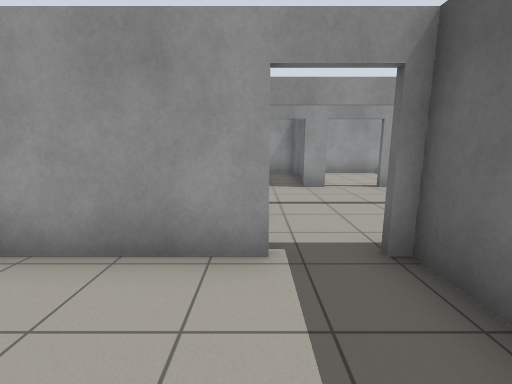
view 1 (above)

24 first-person views from a walk through a Gazebo world. The camera is 1.2 m above the floor, tilts 10° down and sees 90° across. The floor is counted in squares, 1 m on a side. Each view is taken from the middle of a square. On the plan, view 1 faces up. The plan holds only what a view shows up to about 12 squares ahead; the rest is blank. The place goes on beyond the plan. Robots are left out.

view 2
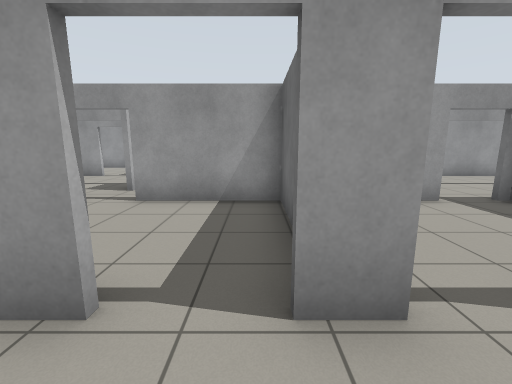

view 3
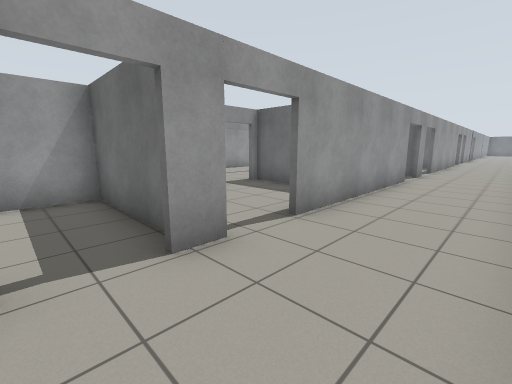

view 4
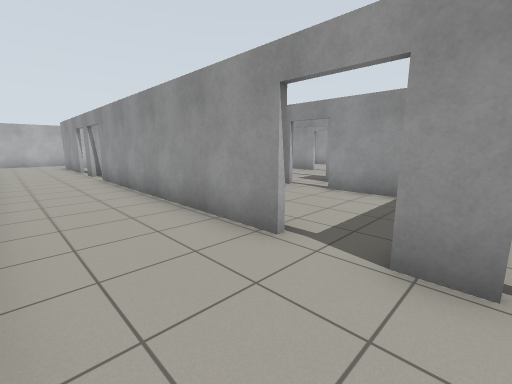

view 5
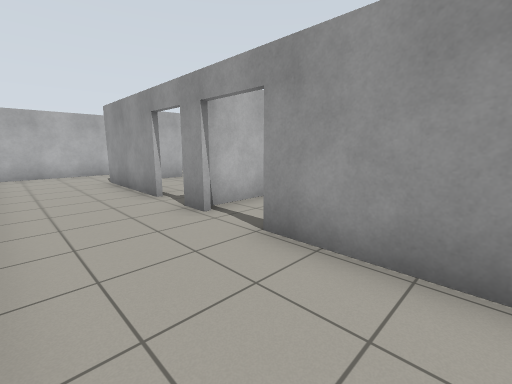

view 6
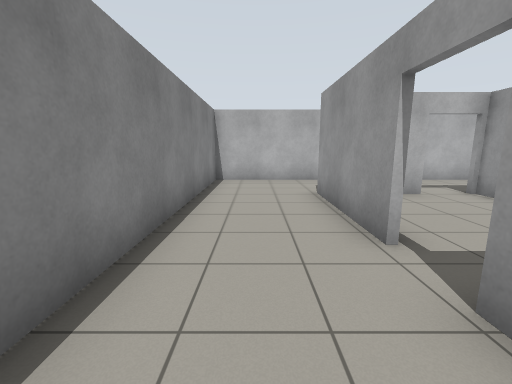

view 7
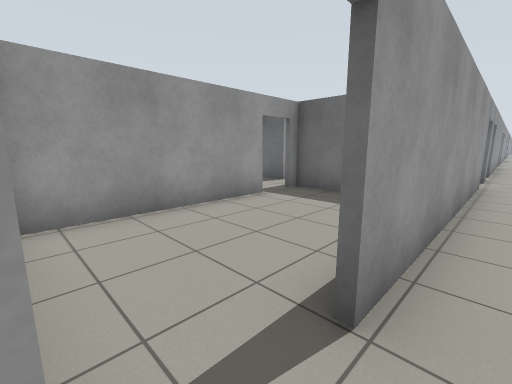

view 8
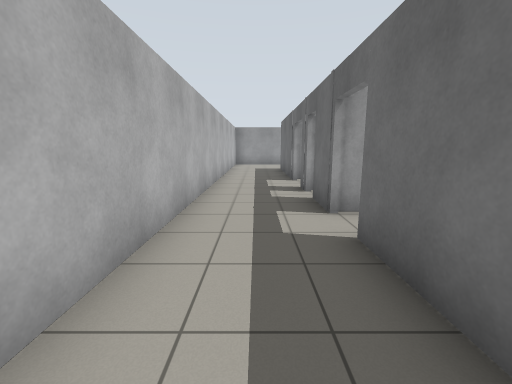

view 9
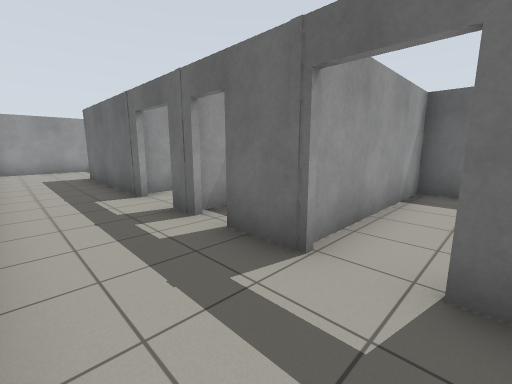

view 10
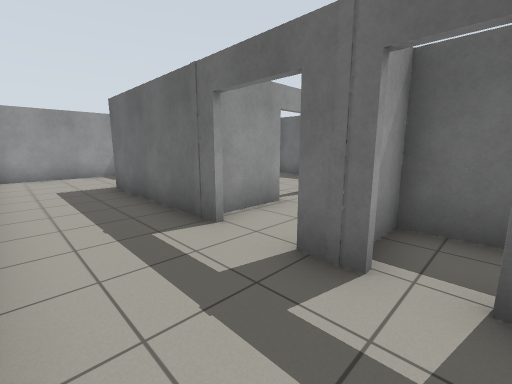

view 11
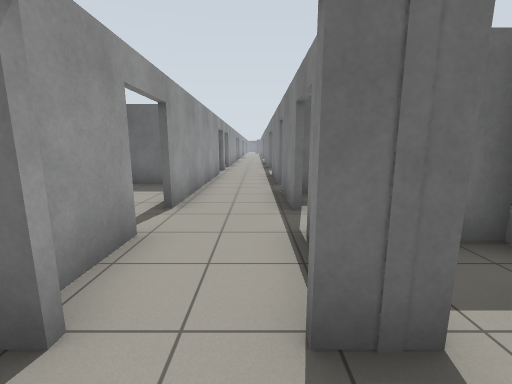

view 12
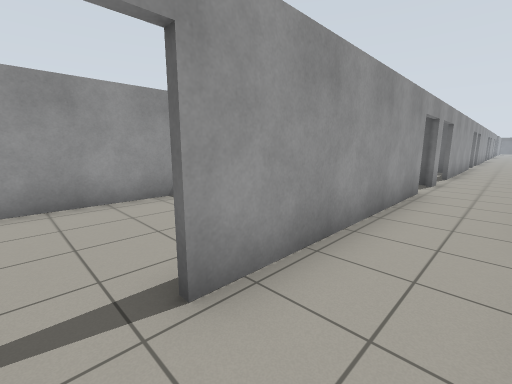

view 13
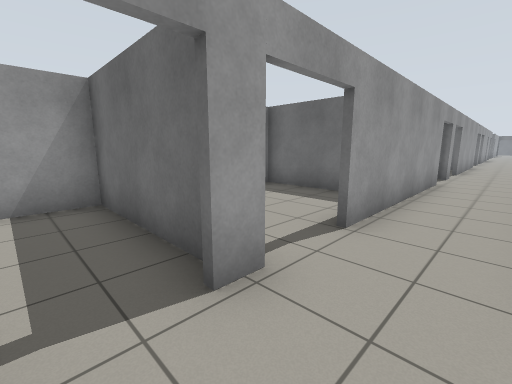

view 14
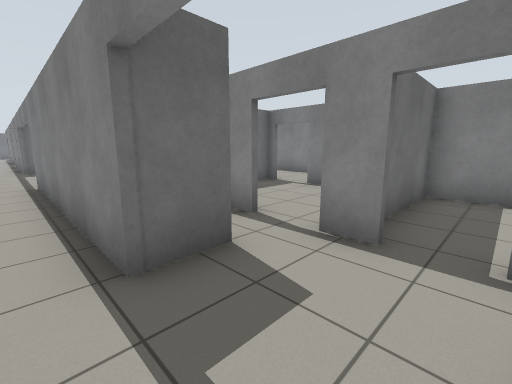

view 15
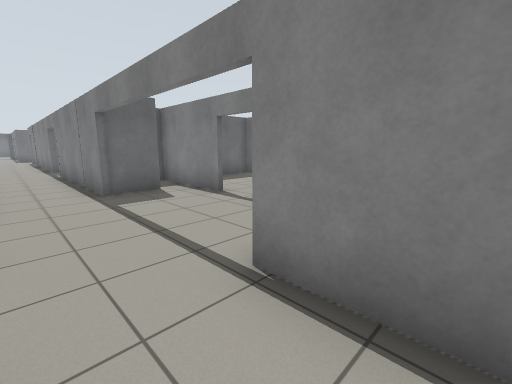

view 16
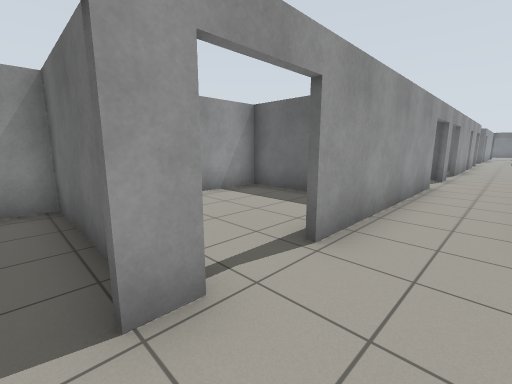

view 17
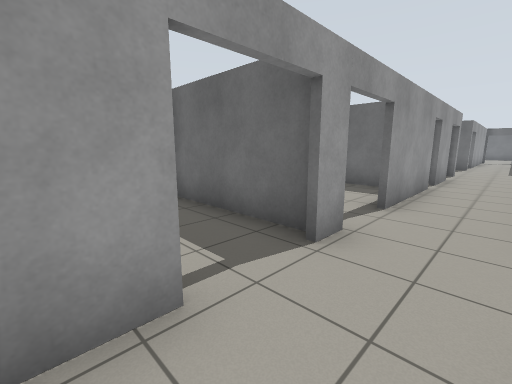

view 18
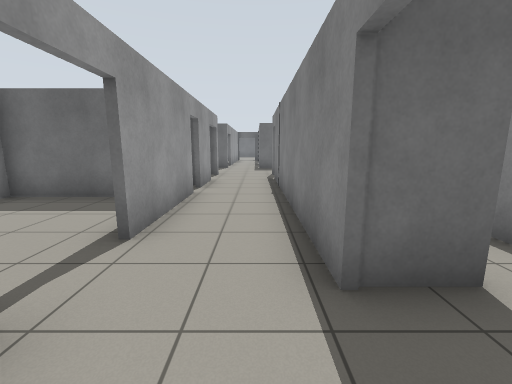

view 19
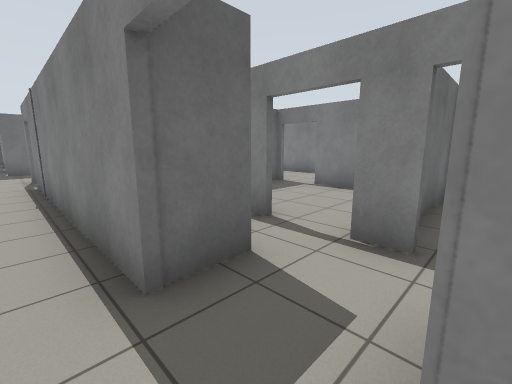

view 20
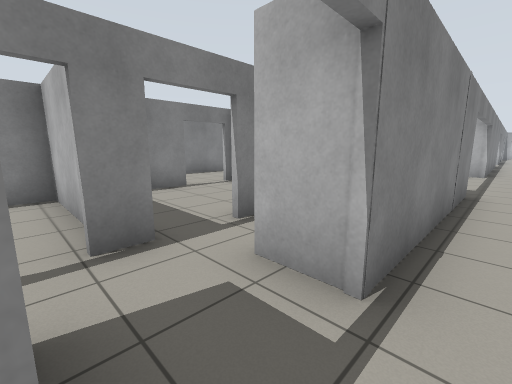

view 21
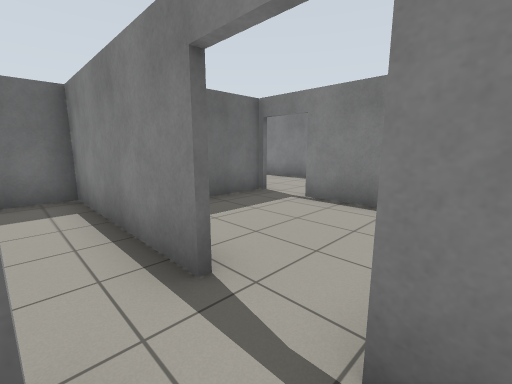

view 22
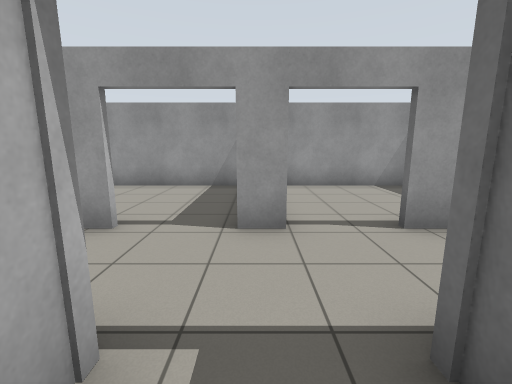

view 23
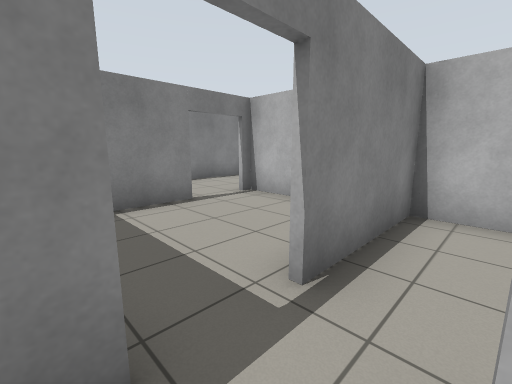

view 24
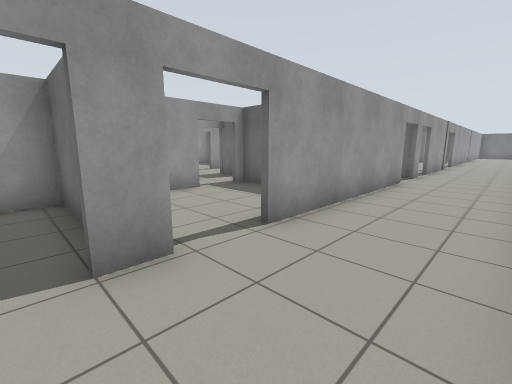

### Floor plan
Ten units are one square. View 1 is at (0, 0); x grows to the right and y downward. Boxes are objects, and circles mark ways between rooms. Rooms are numbered by the first view taken in them; rooms with no view inside come last. Other rooms are left out.
<svg viewBox="-239 -162 469 212">
<path fill="none" stroke="#000" d="M2 -27 -29 -27M17 -11 17 -27M-51 14 -135 14M-29 14 -38 14M-149 14 -158 14M45 45 71 45M-170 14 -208 14M50 14 -15 14M74 14 64 14M-207 9 -207 -12M-207 -27 -207 -40M-207 -47 -207 -57M-207 -71 -207 -121M-234 -100 -234 45 -152 45M156 14 89 14M-195 -157 -231 -157M175 45 199 45M178 14 171 14M208 14 190 14M-1 -77 -65 -77M21 -77 14 -77M51 -53 111 -53M-76 -53 -3 -53M99 -77 36 -77M-81 -77 -89 -77M-104 -77 -171 -77M125 -77 116 -77M130 -53 209 -53M-140 -53 -105 -53M178 -77 141 -77M-173 -53 -149 -53M204 -77 185 -77M-185 -77 -205 -77M220 -53 225 -53M224 -77 219 -77M130 -40 130 -53M116 -28 125 -28M111 -53 111 -40M-100 -27 -150 -27M-101 12 -86 12 -86 -27M-153 -6 -153 13M-58 12 -51 12M-34 13 -34 -27 -68 -27M-149 -120 -181 -120M-137 -90 -137 -117M69 -99 69 -120 32 -120M171 -87 171 -120 129 -120M-205 -14 -205 -2M-154 -17 -154 -27 -207 -27M70 -2 70 13M89 12 106 12M104 -27 92 -27M120 13 120 -27M122 -14 122 12 156 12M171 14 171 -5M115 -120 75 -120M120 -77 120 -117M70 -27 59 -27M69 13 69 -30M36 -28 102 -28M51 -37 51 -53M-90 -28 -80 -28M-76 -40 -76 -53"/>
<circle cx="20" cy="-30" r="3" fill="#2a7"/>
<circle cx="-210" cy="-55" r="3" fill="#2a7"/>
<circle cx="-35" cy="10" r="3" fill="#2a7"/>
<circle cx="-155" cy="10" r="3" fill="#2a7"/>
<circle cx="-210" cy="-20" r="3" fill="#2a7"/>
<circle cx="85" cy="10" r="3" fill="#2a7"/>
<circle cx="55" cy="10" r="3" fill="#2a7"/>
<circle cx="120" cy="-50" r="3" fill="#2a7"/>
<circle cx="-175" cy="-80" r="3" fill="#2a7"/>
<circle cx="135" cy="-80" r="3" fill="#2a7"/>
<circle cx="105" cy="-80" r="3" fill="#2a7"/>
<circle cx="25" cy="-50" r="3" fill="#2a7"/>
<circle cx="-86" cy="-39" r="3" fill="#2a7"/>
<text x="-10" y="-10">1</text>
<text x="-60" y="20">2</text>
<text x="10" y="-70">3</text>
<text x="120" y="-40">4</text>
<text x="-120" y="-10">5</text>
<text x="-60" y="-10">6</text>
<text x="-180" y="-100">7</text>
<text x="40" y="-100">8</text>
<text x="140" y="-100">9</text>
<text x="-180" y="-10">10</text>
<text x="90" y="-10">11</text>
<text x="140" y="-10">12</text>
<text x="90" y="-100">13</text>
<text x="40" y="-10">14</text>
<text x="20" y="-40">15</text>
<text x="-100" y="-40">16</text>
</svg>
Room 1 opens to room 15. Room 2 opens to room 3. Room 2 opens to room 6. Room 2 opens to room 10. Room 2 opens to room 11. Room 2 opens to room 14. Room 3 opens to room 4. Room 3 opens to room 7. Room 3 opens to room 9. Room 3 opens to room 13. Room 3 opens to room 15. Room 3 opens to room 16.

Where each view was taken, in squares from view 1:
view 1: 0 up, 0 right, facing up
view 2: 3 down, 4 left, facing up
view 3: 4 down, 5 left, facing up-right
view 4: 4 down, 3 left, facing up-left
view 5: 4 down, 11 left, facing up-left
view 6: 3 down, 14 left, facing left
view 7: 2 down, 15 left, facing up-right
view 8: 2 down, 22 left, facing up
view 9: 1 up, 23 left, facing up-right
view 10: 4 up, 23 left, facing up-right
view 11: 6 up, 22 left, facing right
view 12: 6 up, 18 left, facing up-right
view 13: 6 up, 10 left, facing up-right
view 14: 6 up, 10 left, facing down-right
view 15: 7 up, 2 left, facing down-right
view 16: 6 up, 1 right, facing up-right
view 17: 6 up, 9 right, facing up-right
view 18: 6 up, 11 right, facing right
view 19: 6 up, 11 right, facing down-right
view 20: 6 up, 13 right, facing down-left
view 21: 4 up, 12 right, facing down-right
view 22: 4 up, 12 right, facing up
view 23: 4 up, 12 right, facing down-left
view 24: 4 down, 6 right, facing up-right
